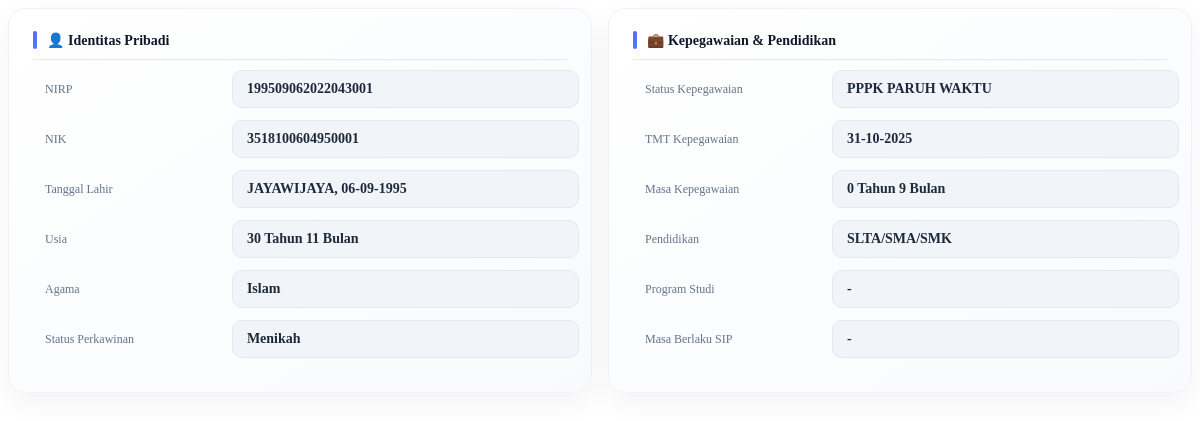
Screenshot of /pages/P3K-Paruh-Waktu/detailP3KPR.php?id=1 with the database file from the repository.
### tables this page shows
CREATE TABLE `pegawai_p3k_paruh_waktu` (
  `id` int(11) NOT NULL,
  `nama` varchar(255) DEFAULT NULL,
  `nik` varchar(50) DEFAULT NULL,
  `nip` varchar(50) DEFAULT NULL,
  `jenis_kelamin` varchar(20) DEFAULT NULL,
  `tanggal_lahir` date DEFAULT NULL,
  `alamat` varchar(255) DEFAULT NULL,
  `nomor_hp` varchar(20) DEFAULT NULL,
  `email` varchar(100) DEFAULT NULL,
  `jabatan` varchar(100) DEFAULT NULL,
  `unit` varchar(100) DEFAULT NULL,
  `tmt_masuk` date DEFAULT NULL,
  `status_kepegawaian` varchar(50) DEFAULT NULL,
  `tmt_kepegawaian` date DEFAULT NULL,
  `status_pegawai` enum('AKTIF','NONAKTIF','RESIGN','PENSIUN') DEFAULT 'AKTIF',
  `tmt_status` date DEFAULT NULL,
  `masa_berlaku` date DEFAULT NULL,
  `tempat_lahir` varchar(100) DEFAULT NULL,
  `agama` varchar(100) DEFAULT NULL,
  `status_perkawinan` varchar(20) DEFAULT NULL,
  `pendidikan` varchar(50) DEFAULT NULL,
  `program_studi` varchar(255) DEFAULT NULL
);

### pages/P3K-Paruh-Waktu/detailP3KPR.php (the view, shortened to what this page needs)
<?php
require_once('../../config/db.php');
$id = intval($_GET['id']);
$data = $koneksi->query("SELECT * FROM pegawai_p3k_paruh_waktu WHERE id=$id")->fetch_assoc();
$tgl_lahir = $data['tanggal_lahir'];
$lahir = new DateTime($tgl_lahir);
$today = new DateTime();
$diff = $today->diff($lahir);
$usia_tahun = $diff->y;
$usia_bulan = $diff->m;
if (!empty($data['tmt_kepegawaian']) && $data['tmt_kepegawaian'] != '0000-00-00') {
    $tmt_kepeg = new DateTime($data['tmt_kepegawaian']);
    $today = new DateTime();
    $diff_kepeg = $today->diff($tmt_kepeg);
    $kepeg_tahun = $diff_kepeg->y;
    $kepeg_bulan = $diff_kepeg->m;
} else {
    $kepeg_tahun = '-';
    $kepeg_bulan = '';
}
?>
<div class="detail-container">
    <div class="card-box">
        <div class="section-title">👤 Identitas Pribadi</div>
        <div class="item">
            <span class="label">NIRP</span>
            <span class="value"><?= $data['nip']; ?></span>
        </div>
        <div class="item">
            <span class="label">NIK</span>
            <span class="value"><?= $data['nik']; ?></span>
        </div>
        <div class="item">
            <span class="label">Tanggal Lahir</span>
            <span class="value">
                <?= $data['tempat_lahir']; ?>, <?= date('d-m-Y', strtotime($data['tanggal_lahir'])); ?>
            </span>
        </div>
        <div class="item">
            <span class="label">Usia</span>
            <span class="value">
                <?= $usia_tahun; ?> Tahun <?= $usia_bulan; ?> Bulan
            </span>
        </div>
        <div class="item">
            <span class="label">Agama</span>
            <span class="value"><?= $data['agama']; ?></span>
        </div>
        <div class="item">
            <span class="label">Status Perkawinan</span>
            <span class="value"><?= $data['status_perkawinan']; ?></span>
        </div>
    </div>
    <div class="card-box">
        <div class="section-title">💼 Kepegawaian & Pendidikan</div>
        <div class="item">
            <span class="label">Status Kepegawaian</span>
            <span class="value"><?= $data['status_kepegawaian']; ?></span>
        </div>
        <div class="item">
            <span class="label">TMT Kepegawaian</span>
            <span class="value">
                <?= date('d-m-Y', strtotime($data['tmt_kepegawaian'])); ?>
            </span>
        </div>
        <div class="item">
            <span class="label">Masa Kepegawaian</span>
            <span class="value">
                <?= $kepeg_tahun; ?> Tahun <?= $kepeg_bulan; ?> Bulan
            </span>
        </div>
        <div class="item">
            <span class="label">Pendidikan</span>
            <span class="value"><?= $data['pendidikan']; ?></span>
        </div>
        <div class="item">
            <span class="label">Program Studi</span>
            <span class="value"><?= $data['program_studi']; ?></span>
        </div>
        <div class="item">
            <span class="label">Masa Berlaku SIP</span>
            <span class="value">
                <?= (!empty($data['masa_berlaku']) && $data['masa_berlaku'] != '0000-00-00')
                    ? date('d-m-Y', strtotime($data['masa_berlaku']))
                    : '-'; ?>
            </span>
        </div>
    </div>
</div>

### pages/P3K-Paruh-Waktu/detailP3KPR.php (style rules this page uses)
.detail-container { display: flex; gap: 16px; align-items: flex-start; }
.card-box { flex: 1; min-width: 0; overflow: hidden; transition: 0.2s; height: fit-content; background: linear-gradient(145deg, #ffffff, #f8fafc); border-radius: 18px; padding: 22px 24px; border: 1px solid #eef2f7; box-shadow: 0 10px 30px rgba(0, 0, 0, 0.05), inset 0 1px 0 rgba(255, 255, 255, 0.6); }
.section-title { display: flex; align-items: center; gap: 10px; font-size: 14px; font-weight: 700; color: #0f172a; margin-bottom: 10px; padding-bottom: 10px; border-bottom: 1px solid #e5e7eb; position: relative; }
.section-title::before { content: ""; width: 4px; height: 18px; border-radius: 6px; background: linear-gradient(180deg, #6366f1, #3b82f6); }
.item { display: grid; margin-bottom: 12px; gap: 12px; align-items: center; grid-template-columns: 35% 65%; }
.label { font-size: 12px; color: #64748b; font-weight: 500; line-height: 1.4; flex-shrink: 0; width: 120px; padding: 9px 12px; white-space: nowrap; }
.value { flex: 1; min-width: 0; font-size: 14px; font-weight: 600; color: #1e293b; padding: 10px 14px; border-radius: 10px; background: #f1f5f9; border: 1px solid #e2e8f0; word-break: normal; overflow-wrap: anywhere; }

### rows the page displays
pegawai_p3k_paruh_waktu: nip "199509062022043001", nik "3518100604950001", tempat_lahir "JAYAWIJAYA", tanggal_lahir "06-09-1995", agama "Islam", status_perkawinan "Menikah", status_kepegawaian "PPPK PARUH WAKTU", tmt_kepegawaian "31-10-2025", tmt_kepegawaian "0", tmt_kepegawaian "9", pendidikan "SLTA/SMA/SMK", program_studi "-"
